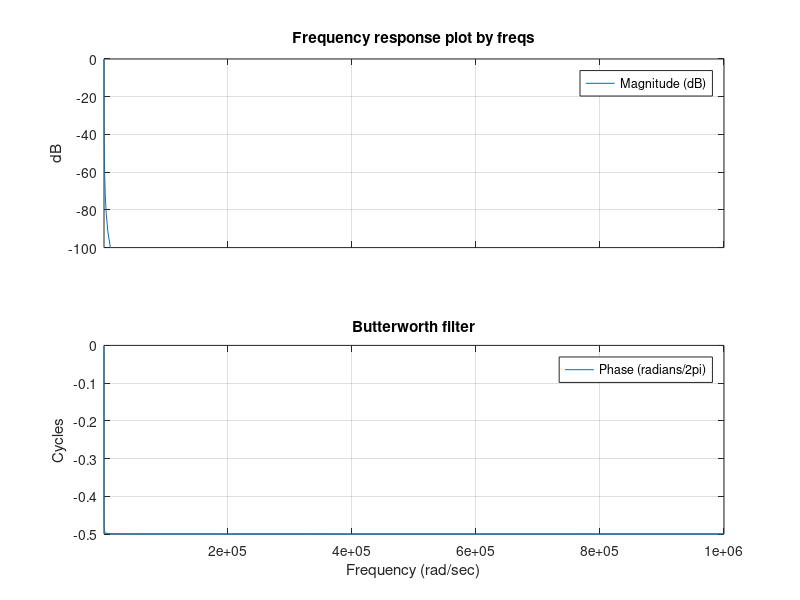

Write MATLAB code to recreate this figure. (Note: this script raises an error after producing the figure.)
[b,a]=butter(2,32,'s'); 
wband=logspace(-6,6); 
figure(1);
freqs(b,a,wband); 
title('Butterworth filter')

H = poly2sym(b,w)/poly2sym(a,w);

Y=X.*H
y=ifourier(Y,w,t)


